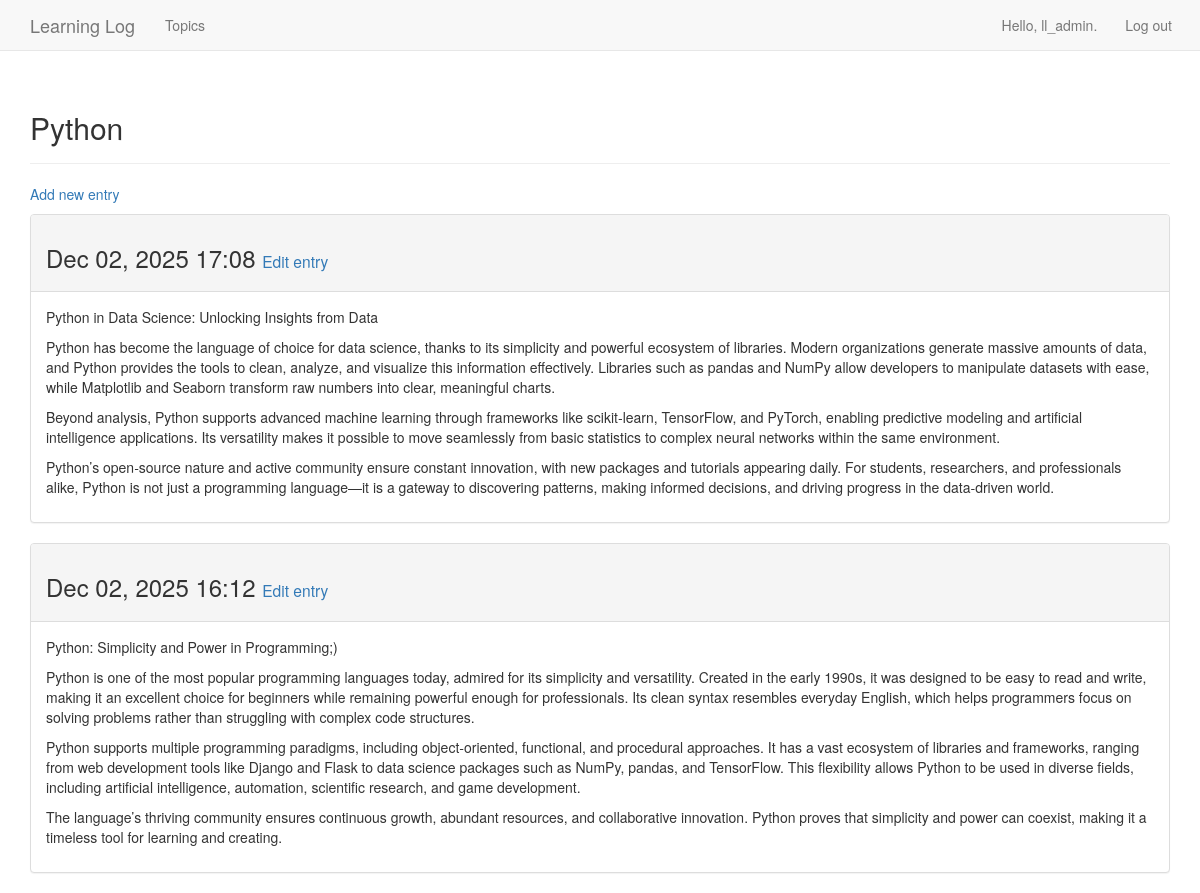
The page /topics/3/ (signed in) on the database its author committed.
### learning_logs/models.py (models this page shows, shortened)
class Topic(models.Model):
    text = models.CharField(max_length=200)
    date_added = models.DateTimeField(auto_now_add=True)
    owner = models.ForeignKey(User, on_delete=models.CASCADE)
    def __str__(self):
        return self.text

class Entry(models.Model):
    topic = models.ForeignKey(Topic, on_delete=models.CASCADE)
    text=models.TextField()
    date_added = models.DateTimeField(auto_now_add=True)
    class Meta:
        verbose_name_plural='entries'

### learning_logs/views.py (the view)
# urls.py: path('topics/<int:topic_id>/', views.topic, name='topic'),
@login_required
def topic(request, topic_id):
    topic = Topic.objects.get(id=topic_id)
    if topic.owner != request.user:
        raise Http404
    entries = topic.entry_set.order_by('-date_added')
    context = {'topic': topic, 'entries': entries}
    return render(request, 'learning_logs/topic.html', context)

### learning_logs/templates/learning_logs/topic.html
{% extends "learning_logs/base.html" %}
{% block header %}
  <h2>{{ topic }}</h2>
{% endblock header %}
{% block content %}
  <p>
    <a href="{% url 'learning_logs:new_entry' topic.id %}">Add new entry</a>
  </p>
  {% for entry in entries %}
    <div class="panel panel-default">
      <div class="panel-heading">
        <h3>
          {{ entry.date_added|date:"M d, Y H:i" }}
          <small>
            <a href="{% url 'learning_logs:edit_entry' entry.id %}">Edit entry</a>
          </small>
        </h3>
      </div>
      <div class="panel-body">
        {{ entry.text|linebreaks }}
      </div>
    </div>
  {% empty %}
    <p>There are no entries for this topic yet.</p>
  {% endfor %}
{% endblock content %}

### learning_logs/templates/learning_logs/base.html (shortened to what this page needs)
{% load bootstrap3 %}
<!DOCTYPE html>
<html lang="en">
  <head>
    {% bootstrap_css %}
  </head>
  <body>
    <nav class="navbar navbar-default navbar-static-top">
      <div class="container">
        <div class="navbar-header">
          <a class="navbar-brand" href="{% url 'learning_logs:index' %}">
            Learning Log
          </a>
        </div>
        <div id="navbar" class="navbar-collapse collapse">
          <ul class="nav navbar-nav">
            <li><a href="{% url 'learning_logs:topics' %}">Topics</a></li>
          </ul>
          <ul class="nav navbar-nav navbar-right">
            {% if user.is_authenticated %}
              <li><a>Hello, {{ user.username }}.</a></li>
              <li>
                <form action="{% url 'users:logout' %}" method="post" style="display:inline;">
                  <button type="submit" class="btn btn-link navbar-btn">Log out</button>
                </form>
              </li>
            {% else %}
              <li><a href="{% url 'users:register' %}">Register</a></li>
              <li><a href="{% url 'users:login' %}">Log in</a></li>
            {% endif %}
          </ul>
        </div>
      </div>
    </nav>
    <div class="container">
      <div class="page-header">
        {% block header %}{% endblock header %}
      </div>
      <div>
        {% block content %}{% endblock content %}
      </div>
    </div>
  </body>
</html>

### rows shown on the page
Topic: text "Python"
Entry: date_added "Dec 02, 2025 17:08", text "Python in Data Science: Unlocking Insights from Data Python has become the language of choice for data science, thanks to its simplicity and powerful ecosystem of libraries. Modern organizations generate massive amounts of data, and Python provides the tools to clean, analyze, and visualize this information effectively. Libraries such as pandas and NumPy allow developers to manipulate datasets with ease, while Matplotlib and Seaborn transform raw numbers into clear, meaningful charts. Beyond analysis, Python supports advanced machine learning through frameworks like scikit‑learn, TensorFlow, and PyTorch, enabling predictive modeling and artificial intelligence applications. Its versatility…"
Entry: date_added "Dec 02, 2025 16:12", text "Python: Simplicity and Power in Programming;) Python is one of the most popular programming languages today, admired for its simplicity and versatility. Created in the early 1990s, it was designed to be easy to read and write, making it an excellent choice for beginners while remaining powerful enough for professionals. Its clean syntax resembles everyday English, which helps programmers focus on solving problems rather than struggling with complex code structures. Python supports multiple programming paradigms, including object‑oriented, functional, and procedural approaches. It has a vast ecosystem of libraries and frameworks, ranging from web development tools like Django and Flask to…"

### other values the page prints
{{ user.username }} "ll_admin"
